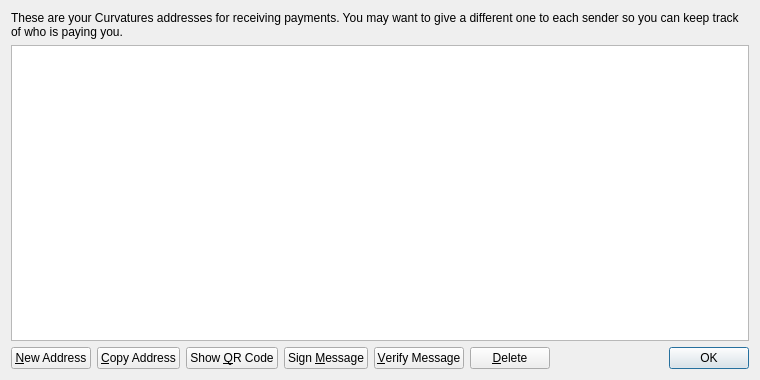
<?xml version="1.0" encoding="UTF-8"?>
<ui version="4.0">
 <class>AddressBookPage</class>
 <widget class="QWidget" name="AddressBookPage">
  <property name="geometry">
   <rect>
    <x>0</x>
    <y>0</y>
    <width>760</width>
    <height>380</height>
   </rect>
  </property>
  <property name="windowTitle">
   <string>Address Book</string>
  </property>
  <layout class="QVBoxLayout" name="verticalLayout">
   <item>
    <widget class="QLabel" name="labelExplanation">
     <property name="text">
      <string>These are your Curvatures addresses for receiving payments. You may want to give a different one to each sender so you can keep track of who is paying you.</string>
     </property>
     <property name="textFormat">
      <enum>Qt::PlainText</enum>
     </property>
     <property name="wordWrap">
      <bool>true</bool>
     </property>
    </widget>
   </item>
   <item>
    <widget class="QTableView" name="tableView">
     <property name="contextMenuPolicy">
      <enum>Qt::CustomContextMenu</enum>
     </property>
     <property name="toolTip">
      <string>Double-click to edit address or label</string>
     </property>
     <property name="tabKeyNavigation">
      <bool>false</bool>
     </property>
     <property name="alternatingRowColors">
      <bool>true</bool>
     </property>
     <property name="selectionMode">
      <enum>QAbstractItemView::SingleSelection</enum>
     </property>
     <property name="selectionBehavior">
      <enum>QAbstractItemView::SelectRows</enum>
     </property>
     <property name="sortingEnabled">
      <bool>true</bool>
     </property>
     <attribute name="verticalHeaderVisible">
      <bool>false</bool>
     </attribute>
    </widget>
   </item>
   <item>
    <layout class="QHBoxLayout" name="horizontalLayout">
     <item>
      <widget class="QPushButton" name="newAddressButton">
       <property name="toolTip">
        <string>Create a new address</string>
       </property>
       <property name="text">
        <string>&amp;New Address</string>
       </property>
       <property name="icon">
        <iconset resource="../bitcoin.qrc">
         <normaloff>:/icons/add</normaloff>:/icons/add</iconset>
       </property>
      </widget>
     </item>
     <item>
      <widget class="QPushButton" name="copyToClipboard">
       <property name="toolTip">
        <string>Copy the currently selected address to the system clipboard</string>
       </property>
       <property name="text">
        <string>&amp;Copy Address</string>
       </property>
       <property name="icon">
        <iconset resource="../bitcoin.qrc">
         <normaloff>:/icons/editcopy</normaloff>:/icons/editcopy</iconset>
       </property>
      </widget>
     </item>
     <item>
      <widget class="QPushButton" name="showQRCode">
       <property name="text">
        <string>Show &amp;QR Code</string>
       </property>
       <property name="icon">
        <iconset resource="../bitcoin.qrc">
         <normaloff>:/icons/qrcode</normaloff>:/icons/qrcode</iconset>
       </property>
      </widget>
     </item>
     <item>
      <widget class="QPushButton" name="signMessage">
       <property name="toolTip">
        <string>Sign a message to prove you own a Curvatures address</string>
       </property>
       <property name="text">
        <string>Sign &amp;Message</string>
       </property>
       <property name="icon">
        <iconset resource="../bitcoin.qrc">
         <normaloff>:/icons/edit</normaloff>:/icons/edit</iconset>
       </property>
      </widget>
     </item>
     <item>
      <widget class="QPushButton" name="verifyMessage">
       <property name="toolTip">
        <string>Verify a message to ensure it was signed with a specified Curvatures address</string>
       </property>
       <property name="text">
        <string>&amp;Verify Message</string>
       </property>
       <property name="icon">
        <iconset resource="../bitcoin.qrc">
         <normaloff>:/icons/transaction_0</normaloff>:/icons/transaction_0</iconset>
       </property>
      </widget>
     </item>
     <item>
      <widget class="QPushButton" name="deleteButton">
       <property name="toolTip">
        <string>Delete the currently selected address from the list</string>
       </property>
       <property name="text">
        <string>&amp;Delete</string>
       </property>
       <property name="icon">
        <iconset resource="../bitcoin.qrc">
         <normaloff>:/icons/remove</normaloff>:/icons/remove</iconset>
       </property>
      </widget>
     </item>
     <item>
      <spacer name="horizontalSpacer">
       <property name="orientation">
        <enum>Qt::Horizontal</enum>
       </property>
       <property name="sizeHint" stdset="0">
        <size>
         <width>40</width>
         <height>20</height>
        </size>
       </property>
      </spacer>
     </item>
     <item>
      <widget class="QDialogButtonBox" name="buttonBox">
       <property name="sizePolicy">
        <sizepolicy hsizetype="Maximum" vsizetype="Fixed">
         <horstretch>0</horstretch>
         <verstretch>0</verstretch>
        </sizepolicy>
       </property>
       <property name="standardButtons">
        <set>QDialogButtonBox::Ok</set>
       </property>
      </widget>
     </item>
    </layout>
   </item>
  </layout>
 </widget>
 <resources>
  <include location="../bitcoin.qrc"/>
 </resources>
 <connections/>
</ui>
